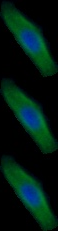
#> input picture tests/fixtures/edge/exif-rotated-orientation6.jpg, 58 x 231 px
$ python test_single_cell.py tests/fixtures/edge/exif-rotated-orientation6.jpg
#> lines starting #> are read from the running program, lines starting #| are printed output that depends on the picture; after the words box and inside, x2 and y2 are one past the last pixel; in counts of white or black regions, pixels touching at a corner belong together
### microtubule_quantification.py
#!/usr/bin/env python3
"""
Microtubule Quantification Script
Analyzes cropped cell images to quantify microtubule presence (green fluorescence)
Prioritizes accuracy over speed with sophisticated image processing
"""

import cv2
import numpy as np
import pandas as pd
import matplotlib.pyplot as plt
from pathlib import Path
import argparse
from typing import Tuple, Dict
import json


class MicrotubuleQuantifier:
    """Quantifies microtubule presence in fluorescent cell images"""

    def __init__(self, gaussian_blur_size=5, morphology_kernel_size=3):
        """
        Initialize quantifier with processing parameters

        Args:
            gaussian_blur_size: Size of Gaussian blur kernel (must be odd)
            morphology_kernel_size: Size of morphological operation kernel
        """
        self.gaussian_blur_size = gaussian_blur_size
        self.morphology_kernel_size = morphology_kernel_size

    def extract_green_channel(self, image: np.ndarray) -> np.ndarray:
        """Extract and enhance green channel from RGB image"""
        if len(image.shape) == 2:
            # Already grayscale
            return image

        # Extract green channel
        green_channel = image[:, :, 1]
        return green_channel

    def create_nucleus_mask(self, image: np.ndarray) -> np.ndarray:
        """
        Create a mask of the nucleus (blue stained regions)
        Returns a binary mask where nucleus pixels are 255 (white)
        """
        if len(image.shape) == 2:
            # Grayscale image, no blue channel
            return np.zeros_like(image)

        # Extract blue channel
        blue_channel = image[:, :, 0]

        # Threshold to identify nucleus (blue regions)
        # Using Otsu's method for automatic thresholding
        _, nucleus_mask = cv2.threshold(blue_channel, 0, 255, cv2.THRESH_BINARY + cv2.THRESH_OTSU)

        # Clean up the mask with morphological operations
        kernel = cv2.getStructuringElement(cv2.MORPH_ELLIPSE, (5, 5))
        nucleus_mask = cv2.morphologyEx(nucleus_mask, cv2.MORPH_CLOSE, kernel, iterations=2)

        return nucleus_mask

    # [32 lines left out: functions apply_background_subtraction, denoise_image, not called in this run]

    def threshold_microtubules(self, denoised: np.ndarray) -> Tuple[np.ndarray, int]:
        """
        Apply multiple thresholding methods and use the most conservative
        Returns binary mask and threshold value used
        """
        # Method 1: Otsu's method (automatic optimal threshold)
        otsu_thresh, otsu_mask = cv2.threshold(denoised, 0, 255, cv2.THRESH_BINARY + cv2.THRESH_OTSU)

        # Method 2: Triangle algorithm (good for skewed distributions)
        triangle_thresh, triangle_mask = cv2.threshold(denoised, 0, 255, cv2.THRESH_BINARY + cv2.THRESH_TRIANGLE)

        # Method 3: Adaptive threshold for local variations
        adaptive_mask = cv2.adaptiveThreshold(denoised, 255, cv2.ADAPTIVE_THRESH_GAUSSIAN_C,
                                              cv2.THRESH_BINARY, 51, -10)

        # Use Otsu as primary method (most reliable for bimodal distributions)
        # But verify it's reasonable
        final_mask = otsu_mask
        final_thresh = otsu_thresh

        return final_mask, final_thresh

    def clean_mask(self, mask: np.ndarray) -> np.ndarray:
        """
        Clean up the binary mask using morphological operations
        Removes small noise artifacts while preserving microtubule structures
        """
        kernel = cv2.getStructuringElement(cv2.MORPH_ELLIPSE,
                                          (self.morphology_kernel_size, self.morphology_kernel_size))

        # Morphological opening: removes small noise
        cleaned = cv2.morphologyEx(mask, cv2.MORPH_OPEN, kernel, iterations=1)

        # Morphological closing: fills small gaps in microtubules
        cleaned = cv2.morphologyEx(cleaned, cv2.MORPH_CLOSE, kernel, iterations=1)

        return cleaned

    def quantify_green_percentage(self, mask: np.ndarray) -> float:
        """
        Calculate percentage of pixels that are green (microtubules)

        Returns:
            Percentage of green pixels (0-100)
        """
        total_pixels = mask.size
        green_pixels = np.count_nonzero(mask)
        percentage = (green_pixels / total_pixels) * 100

        return percentage

    # [314 lines left out: functions process_image, _save_visualizations, process_batch, plot_dose_response, main, not called in this run]


# [2 lines that do not run on import are left out]

### test_single_cell.py
#!/usr/bin/env python3
"""
Test script for processing a single cell image
Useful for verifying the algorithm works correctly before batch processing
"""

import cv2
import numpy as np
import matplotlib.pyplot as plt
from pathlib import Path
import argparse
import sys

# Import from main script
from microtubule_quantification import MicrotubuleQuantifier


def test_single_cell(image_path: str, show_plot: bool = True):
    """
    Process a single cell image and display results interactively

    Args:
        image_path: Path to the cell image
        show_plot: Whether to display interactive plot (set False for headless)
    """
    image_path = Path(image_path)

    if not image_path.exists():
        print(f"Error: Image not found at {image_path}")
        sys.exit(1)

    print(f"Testing single cell: {image_path.name}")
    print("Processing with high-quality settings...\n")

    # Load image
    image = cv2.imread(str(image_path))
    if image is None:
        print(f"Error: Could not load image")
        sys.exit(1)

    # Initialize quantifier
    quantifier = MicrotubuleQuantifier()

    # Process step by step
    print("Step 1: Extracting green channel...")
    green_channel = quantifier.extract_green_channel(image)

    print("Step 2: Creating nucleus mask (blue regions to exclude)...")
    nucleus_mask = quantifier.create_nucleus_mask(image)

    print("Step 3: Thresholding to identify microtubules...")
    mask, threshold_value = quantifier.threshold_microtubules(green_channel)

    print("Step 4: Excluding nucleus from microtubule mask...")
    mask[nucleus_mask > 0] = 0

    print("Step 5: Cleaning mask...")
    final_mask = quantifier.clean_mask(mask)

    print("Step 6: Quantifying green percentage...")
    green_percentage = quantifier.quantify_green_percentage(final_mask)

    # Calculate statistics
    total_pixels = final_mask.size
    green_pixels = np.count_nonzero(final_mask)

    # Print results
    print("\n" + "="*60)
    print("RESULTS")
    print("="*60)
    print(f"Image: {image_path.name}")
    print(f"Threshold value used: {threshold_value:.1f}")
    print(f"Total pixels: {total_pixels:,}")
    print(f"Green pixels (microtubules): {green_pixels:,}")
    print(f"Microtubule content: {green_percentage:.2f}%")
    print("="*60 + "\n")

    # Create comprehensive visualization
    fig = plt.figure(figsize=(16, 10))

    # Create grid
    gs = fig.add_gridspec(3, 3, hspace=0.3, wspace=0.3)

    # Row 1: Processing steps
    ax1 = fig.add_subplot(gs[0, 0])
    ax1.imshow(cv2.cvtColor(image, cv2.COLOR_BGR2RGB))
    ax1.set_title('1. Original Image', fontweight='bold')
    ax1.axis('off')

    ax2 = fig.add_subplot(gs[0, 1])
    ax2.imshow(green_channel, cmap='gray')
    ax2.set_title('2. Green Channel', fontweight='bold')
    ax2.axis('off')

    ax3 = fig.add_subplot(gs[0, 2])
    ax3.imshow(nucleus_mask, cmap='gray')
    ax3.set_title('3. Nucleus Mask\n(Blue - Excluded)', fontweight='bold')
    ax3.axis('off')

    # Row 2: Mask and overlay
    ax4 = fig.add_subplot(gs[1, 0])
    ax4.imshow(final_mask, cmap='gray')
    ax4.set_title(f'4. Microtubule Mask\n(Threshold: {threshold_value:.1f})', fontweight='bold')
    ax4.axis('off')

    # Overlay
    ax5 = fig.add_subplot(gs[1, 1])
    overlay = image.copy()
    overlay[final_mask > 0] = [0, 255, 0]
    ax5.imshow(cv2.cvtColor(overlay, cv2.COLOR_BGR2RGB))
    ax5.set_title('5. Detected Microtubules\n(Green Overlay)', fontweight='bold')
    ax5.axis('off')

    # Empty
    ax6 = fig.add_subplot(gs[1, 2])
    ax6.axis('off')

    # Row 3: Large comparison view
    ax7 = fig.add_subplot(gs[2, :])
    # Side by side: original and mask
    comparison = np.hstack([
        cv2.cvtColor(image, cv2.COLOR_BGR2RGB),
        cv2.cvtColor(cv2.merge([final_mask, final_mask, final_mask]), cv2.COLOR_BGR2RGB)
    ])
    ax7.imshow(comparison)
    results_text = f'Original vs Mask (What Gets Counted) | Green: {green_percentage:.2f}% | Threshold: {threshold_value:.1f}'
    ax7.set_title(results_text, fontweight='bold', fontsize=12)
    ax7.axis('off')

    fig.suptitle(f'Single Cell Test: {image_path.name}', fontsize=16, fontweight='bold')

    # Save figure
    output_path = image_path.parent / f'{image_path.stem}_test_result.png'
    plt.savefig(output_path, dpi=300, bbox_inches='tight')
    print(f"Visualization saved to: {output_path}")

    # Save mask separately
    mask_path = image_path.parent / f'{image_path.stem}_test_mask.png'
    cv2.imwrite(str(mask_path), final_mask)
    print(f"Mask saved to: {mask_path}")

    # Save overlay separately
    overlay_path = image_path.parent / f'{image_path.stem}_test_overlay.png'
    cv2.imwrite(str(overlay_path), overlay)
    print(f"Overlay saved to: {overlay_path}")

    if show_plot:
        print("\nDisplaying interactive plot (close window to exit)...")
        plt.show()
    else:
        plt.close()

    print("\n✓ Test complete! Review the mask to verify correct detection.")
    print("  - White pixels in mask = counted as microtubules")
    print("  - Black pixels in mask = not counted")

    return green_percentage


def main():
    parser = argparse.ArgumentParser(
        description='Test microtubule quantification on a single cell image',
        formatter_class=argparse.RawDescriptionHelpFormatter,
        epilog="""
Example:
  python test_single_cell.py cell1.png
  python test_single_cell.py path/to/cell_image.tif --no-display
        """
    )

    parser.add_argument('image', type=str, nargs='?',
                       default='/Users/kalp/Desktop/Single Cell/Plate1_W1_Cell2.PNG',
                       help='Path to cell image (default: Plate1_W1_Cell2.PNG')
    parser.add_argument('--no-display', action='store_true',
                       help='Do not display interactive plot (just save files)')

    args = parser.parse_args()

    test_single_cell(args.image, show_plot=not args.no_display)
#> in test_single_cell, image is the input picture: shape (231, 58, 3); mean B, G, R 17.8, 26, 1
#> in create_nucleus_mask, `_, nucleus_mask = cv2.threshold(blue_channel, 0, 255, cv2.THRESH_BINAR..`:
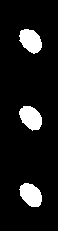
#> nucleus_mask: shape (231, 58); 9.1% white; 3 white regions, box (x1, y1, x2, y2) and area: (19, 106, 42, 131) 408, (19, 29, 42, 54) 406, (19, 183, 42, 207) 399
#> in create_nucleus_mask, `nucleus_mask = cv2.morphologyEx(nucleus_mask, cv2.MORPH_CLOSE, kernel,..`: nucleus_mask: shape (231, 58); 9.1% white; 3 white regions, box (x1, y1, x2, y2) and area: (19, 29, 42, 54) 409, (19, 106, 42, 131) 408, (19, 183, 42, 207) 399
#> in threshold_microtubules, `otsu_thresh, otsu_mask = cv2.threshold(denoised, 0, 255, cv2.THRESH_BI..`:
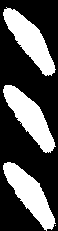
#> otsu_mask: shape (231, 58); 33.3% white; 4 white regions (1 under 20 px), largest, box (x1, y1, x2, y2) and area: (3, 85, 56, 153) 1487, (3, 162, 56, 231) 1486, (3, 7, 56, 76) 1485
#> in threshold_microtubules, `otsu_thresh, otsu_mask = cv2.threshold(denoised, 0, 255, cv2.THRESH_BI..`: otsu_thresh = 37
#> in threshold_microtubules, `triangle_thresh, triangle_mask = cv2.threshold(denoised, 0, 255, cv2.T..`:
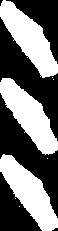
#> triangle_mask: shape (231, 58); 44.5% white; 8 white regions (5 under 20 px), largest, box (x1, y1, x2, y2) and area: (0, 78, 58, 155) 1990, (0, 154, 58, 231) 1986, (0, 0, 58, 78) 1982
#> in threshold_microtubules, `triangle_thresh, triangle_mask = cv2.threshold(denoised, 0, 255, cv2.T..`: triangle_thresh = 4
#> in threshold_microtubules, `adaptive_mask = cv2.adaptiveThreshold(denoised, 255, cv2.ADAPTIVE_THRE..`:
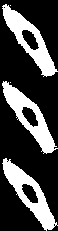
#> adaptive_mask: shape (231, 58); 27.9% white; 5 white regions (2 under 20 px), largest, box (x1, y1, x2, y2) and area: (2, 81, 58, 154) 1245, (2, 158, 58, 231) 1245, (2, 4, 58, 77) 1242
#> in threshold_microtubules, `final_thresh = otsu_thresh`: final_thresh = 37
#> in test_single_cell, `mask[nucleus_mask > 0] = 0`: mask: shape (231, 58); 24.2% white; 4 white regions (1 under 20 px), largest, box (x1, y1, x2, y2) and area: (3, 162, 56, 231) 1087, (3, 85, 56, 153) 1079, (3, 7, 56, 76) 1076
#> in clean_mask, `cleaned = cv2.morphologyEx(mask, cv2.MORPH_OPEN, kernel, iterations=1)`:
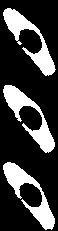
#> cleaned: shape (231, 58); 23.9% white; 3 white regions, box (x1, y1, x2, y2) and area: (3, 162, 55, 230) 1078, (3, 85, 55, 153) 1068, (3, 8, 56, 76) 1062
#> in clean_mask, `cleaned = cv2.morphologyEx(cleaned, cv2.MORPH_CLOSE, kernel, iteration..`: cleaned: shape (231, 58); 24% white; 3 white regions, box (x1, y1, x2, y2) and area: (3, 162, 55, 230) 1080, (3, 85, 55, 153) 1069, (3, 8, 56, 76) 1064
#> in quantify_green_percentage, `green_pixels = np.count_nonzero(mask)`: green_pixels = 3213
#> in quantify_green_percentage, `percentage = (green_pixels / total_pixels) * 100`: percentage = 23.98
#> in test_single_cell, `green_pixels = np.count_nonzero(final_mask)`: green_pixels = 3213
#| Threshold value used: 37.0
#| Total pixels: 13,398
#| Green pixels (microtubules): 3,213
#| Microtubule content: 23.98%
#> in test_single_cell, `comparison = np.hstack([ cv2.cvtColor(image, cv2.COLOR_BGR2RGB), cv2.c..`:
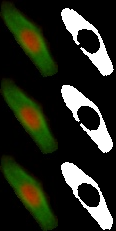
#> comparison: shape (231, 116, 3); mean B, G, R 31.1, 43.6, 39.5
#> in test_single_cell, `plt.savefig(output_path, dpi=300, bbox_inches='tight')`:
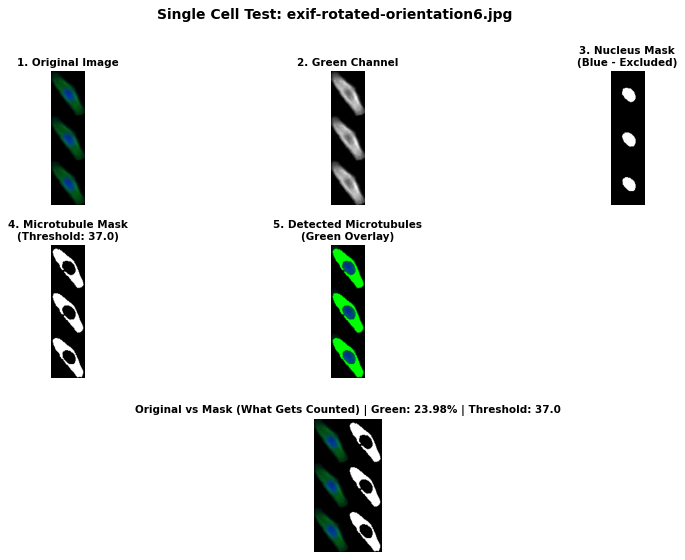
#> figure drawn by matplotlib, 6 panels; B, G, R data is drawn as R, G, B


if __name__ == '__main__':
    main()

$ run again, on tests/fixtures/fullfield/Plate1_W1_green_channel_camera.jpeg
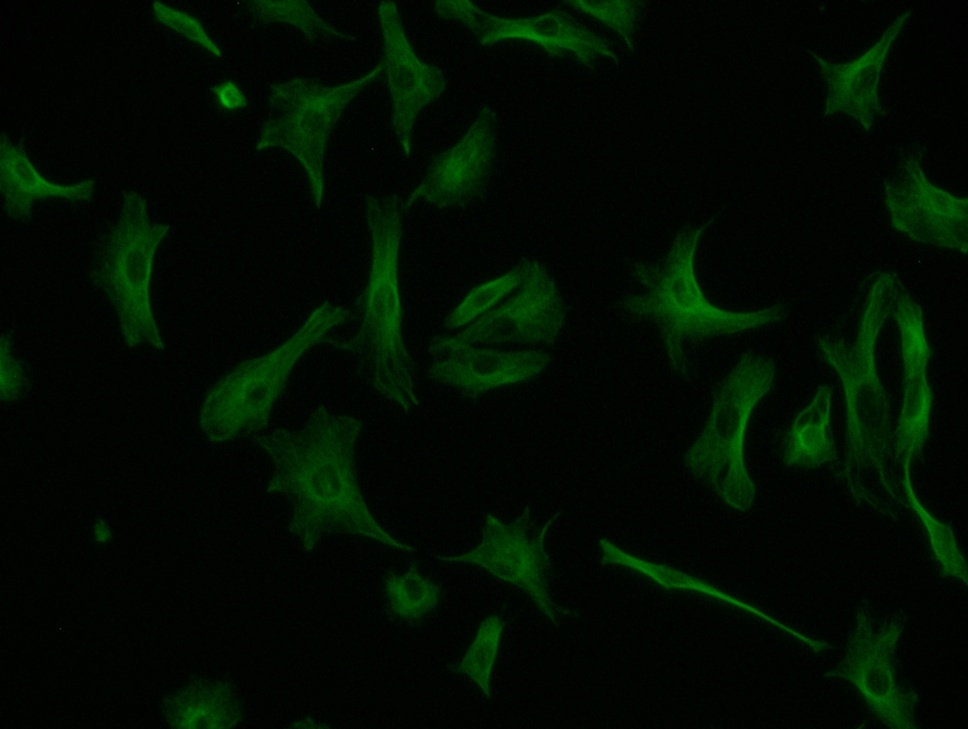
#> input picture tests/fixtures/fullfield/Plate1_W1_green_channel_camera.jpeg, 968 x 729 px, shrunk from 1360 x 1024 before the run
#> in test_single_cell, image is the input picture: shape (729, 968, 3); mean B, G, R 1.1, 12.7, 1.4
#> in create_nucleus_mask, `_, nucleus_mask = cv2.threshold(blue_channel, 0, 255, cv2.THRESH_BINAR..`:
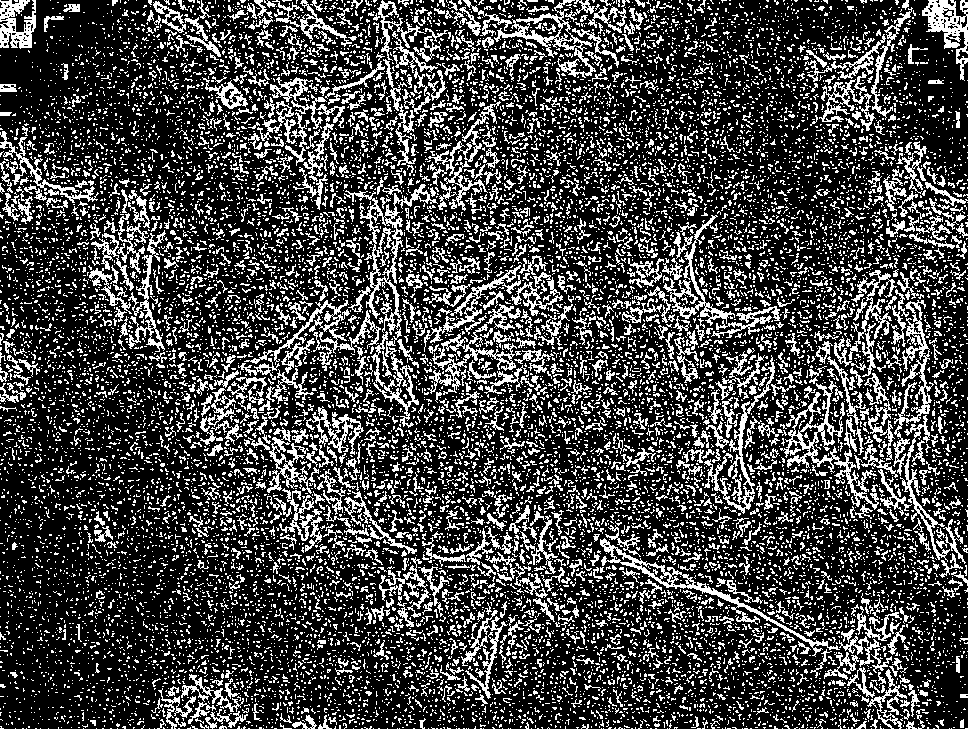
#> nucleus_mask: shape (729, 968); 26.3% white in thin lines or dots
#> otsu_mask: shape (729, 968); 15.7% white; 104 white regions (70 under 20 px), largest, box (x1, y1, x2, y2) and area: (820, 273, 968, 585) 12263, (257, 1, 444, 207) 9328, (433, 262, 563, 394) 9159
#> otsu_thresh = 27
#> triangle_mask: shape (729, 968); 22.2% white; 71 white regions (40 under 20 px), largest, box (x1, y1, x2, y2) and area: (198, 106, 497, 552) 32074, (773, 270, 968, 587) 22910, (427, 257, 571, 404) 12608
#> triangle_thresh = 12
#> adaptive_mask: shape (729, 968); 5.2% white; 446 white regions (312 under 20 px), largest, box (x1, y1, x2, y2) and area: (898, 305, 968, 584) 3216, (600, 539, 827, 652) 2097, (663, 229, 772, 329) 1710
#> final_thresh = 27
#> mask: shape (729, 968); 0% white in thin lines or dots, all inside (x1, y1, x2, y2) = (895, 643, 896, 644)
#> cleaned: shape (729, 968); every value is 0
#> in quantify_green_percentage, `green_pixels = np.count_nonzero(mask)`: green_pixels = 0
#| Threshold value used: 27.0
#| Total pixels: 705,672
#| Green pixels (microtubules): 0
#| Microtubule content: 0.00%
#> in test_single_cell, `comparison = np.hstack([ cv2.cvtColor(image, cv2.COLOR_BGR2RGB), cv2.c..`:
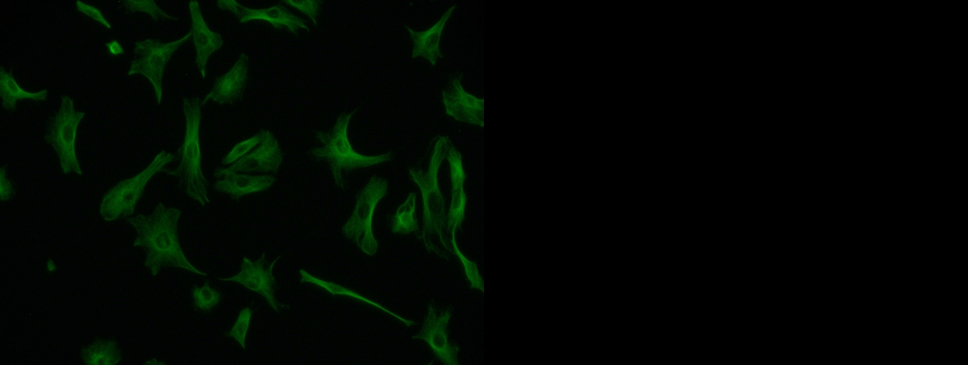
#> comparison: shape (729, 1936, 3) (shown at 1/2 size); mean B, G, R 0.7, 6.4, 0.5

$ run again, on tests/fixtures/cells/P1_W1_C1.PNG
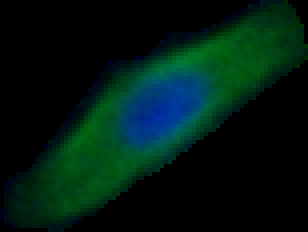
#> input picture tests/fixtures/cells/P1_W1_C1.PNG, 77 x 58 px (shown 4 times larger)
#> in test_single_cell, image is the input picture: shape (58, 77, 3); mean B, G, R 17.6, 25.9, 0.2
#> in create_nucleus_mask, `_, nucleus_mask = cv2.threshold(blue_channel, 0, 255, cv2.THRESH_BINAR..`:
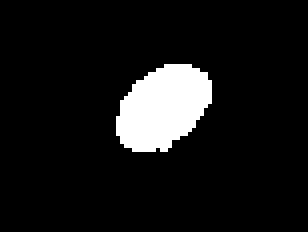
#> nucleus_mask: shape (58, 77) (shown 4 times larger); 8.6% white; 1 white region, box (x1, y1, x2, y2) and area: (29, 16, 53, 38) 384
#> otsu_mask: shape (58, 77); 33.6% white; 2 white regions (1 under 20 px), largest, box (x1, y1, x2, y2) and area: (7, 1, 77, 55) 1500
#> otsu_thresh = 36
#> triangle_mask: shape (58, 77); 42.6% white; 1 white region, box (x1, y1, x2, y2) and area: (1, 0, 77, 58) 1901
#> triangle_thresh = 2
#> adaptive_mask: shape (58, 77); 28.1% white; 2 white regions (1 under 20 px), largest, box (x1, y1, x2, y2) and area: (3, 0, 77, 56) 1253
#> final_thresh = 36
#> mask: shape (58, 77); 25% white; 2 white regions (1 under 20 px), largest, box (x1, y1, x2, y2) and area: (7, 1, 77, 55) 1116
#> in quantify_green_percentage, `green_pixels = np.count_nonzero(mask)`: green_pixels = 1109
#> percentage = 24.83
#> in test_single_cell, `green_pixels = np.count_nonzero(final_mask)`: green_pixels = 1109
#| Threshold value used: 36.0
#| Total pixels: 4,466
#| Green pixels (microtubules): 1,109
#| Microtubule content: 24.83%
#> in test_single_cell, `comparison = np.hstack([ cv2.cvtColor(image, cv2.COLOR_BGR2RGB), cv2.c..`:
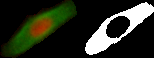
#> comparison: shape (58, 154, 3); mean B, G, R 31.8, 44.6, 40.4
